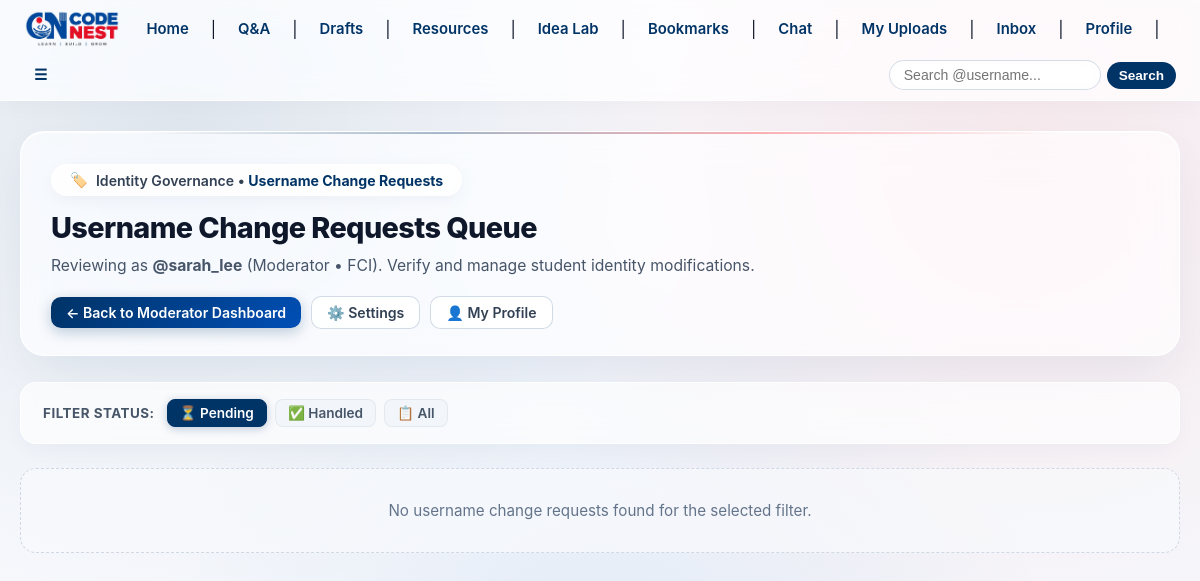
Page /dashboard/username-requests (signed in) on the committed database.
### models.py (models this page shows, shortened)
class User(UserMixin, db.Model):
    __tablename__ = 'users'
    __table_args__ = (
        db.CheckConstraint(f"faculty IN {tuple(FACULTY_CODES)}", name='ck_user_faculty_valid'),
    )
    id = db.Column(db.Integer, primary_key=True)
    username = db.Column(db.String(50), unique=True, nullable=False)
    email = db.Column(db.String(120), unique=True, nullable=False)
    password_hash = db.Column(db.String(256), nullable=False)
    role = db.Column(db.String(30), nullable=False, default='Student')
    faculty = db.Column(db.String(10), nullable=False, default=FACULTY_CODES[0])
    verification_code = db.Column(db.String(6), nullable=True)
    is_verified = db.Column(db.Boolean, default=False)
    is_banned = db.Column(db.Boolean, default=False, nullable=False)
    suspended_until = db.Column(db.DateTime, nullable=True)
    suspension_reason = db.Column(db.String(255), nullable=True)
    verification_code_created_at = db.Column(db.DateTime, nullable=True)
    verification_attempts = db.Column(db.Integer, default=0, nullable=False)
    verification_resend_available_at = db.Column(db.DateTime, nullable=True)
    failed_login_attempts = db.Column(db.Integer, default=0, nullable=False)
    locked_until = db.Column(db.DateTime, nullable=True)
    reset_code = db.Column(db.String(6), nullable=True)
    reset_code_created_at = db.Column(db.DateTime, nullable=True)
    reset_attempts = db.Column(db.Integer, default=0, nullable=False)
    reset_resend_available_at = db.Column(db.DateTime, nullable=True)
    bio = db.Column(db.String(500), nullable=True)
    profile_pic = db.Column(db.String(255), nullable=True)
    contact_email = db.Column(db.String(120), nullable=True)
    github_url = db.Column(db.String(200), nullable=True)
    linkedin_url = db.Column(db.String(200), nullable=True)
    website_url = db.Column(db.String(200), nullable=True)
    require_follow_approval = db.Column(db.Boolean, default=False, nullable=False)
    contact_email_privacy = db.Column(db.String(20), default='private', nullable=False)  # 'all', 'followers', 'private'
    social_links_privacy = db.Column(db.String(20), default='all', nullable=False)      # 'all', 'followers', 'private'
    created_at = db.Column(db.DateTime, default=lambda: datetime.now(timezone.utc))
    def is_moderator(self):
        return bool(self.role and self.role.strip().lower() in ('community moderator', 'moderator'))
    def is_admin(self):
        return bool(self.role and self.role.strip().lower() == 'admin')
    def is_suspended(self):
        return False
    def get_suspension_status(self):
        if self.is_suspended():
            return True, self.suspended_until, self.suspension_reason
        return False, None, None
    @property
    def unread_warnings_count(self):
        return sum(1 for w in self.warnings_received if not w.is_read)
    @property
    def unread_notifications_count(self):
        return Notification.query.filter_by(user_id=self.id, is_read=False).count()
    @property
    def total_unread_chats_count(self):
        return ChatMessage.query.filter_by(recipient_id=self.id, is_read=False).count()

### app.py (the view)
@app.route('/dashboard/username-requests')
@login_required
def username_requests_queue():
    if not (current_user.is_admin() or current_user.is_moderator()):
        flash('Access restricted to Administrators and Community Moderators.', 'danger')
        return redirect(url_for('home'))
    status_filter = request.args.get('status', 'pending').strip()
    selected_faculty = request.args.get('faculty', '').strip()
    query = UsernameChangeRequest.query.join(User, UsernameChangeRequest.user_id == User.id)
    if current_user.is_moderator() and not current_user.is_admin():
        if not selected_faculty:
            selected_faculty = current_user.faculty
        query = query.filter(User.faculty == selected_faculty)
    elif selected_faculty in FACULTY_CODES:
        query = query.filter(User.faculty == selected_faculty)
    if status_filter == 'pending':
        query = query.filter(UsernameChangeRequest.status == 'pending').order_by(UsernameChangeRequest.created_at.desc())
    elif status_filter == 'handled':
        query = query.filter(UsernameChangeRequest.status.in_(['approved', 'rejected'])).order_by(UsernameChangeRequest.reviewed_at.desc())
    elif status_filter in ['approved', 'rejected', 'cancelled']:
        query = query.filter(UsernameChangeRequest.status == status_filter).order_by(UsernameChangeRequest.created_at.desc())
    else:
        status_filter = 'all'
        query = query.order_by(UsernameChangeRequest.created_at.desc())
    username_requests = query.all()
    review_form = ReviewUsernameRequestForm()
    return render_template(
        'username_requests_queue.html',
        username_requests=username_requests,
        status_filter=status_filter,
        selected_faculty=selected_faculty,
        faculties=FACULTIES,
        review_form=review_form
    )

### templates/username_requests_queue.html (shortened to what this page needs)
{% extends "base.html" %}
{% block content %}
<div class="requests-queue-wrap">
    <div class="glass-hero-queue">
        <div>
            <div class="glass-badge">
                <span class="badge-sparkle">🏷️</span>
                <span>Identity Governance &bull; <span class="badge-highlight">Username Change Requests</span></span>
            </div>
        </div>
        <h1 class="queue-title">Username Change Requests Queue</h1>
        <p class="queue-subtitle">
            Reviewing as <strong>@{{ current_user.username }}</strong> ({{ current_user.role }}{% if current_user.is_moderator() %} &bull; {{ current_user.faculty }}{% endif %}). Verify and manage student identity modifications.
        </p>
        <div class="queue-nav-links">
            {% if current_user.is_admin() %}
                <a href="{{ url_for('admin_dashboard') }}" class="quick-link solid">← Back to Admin Dashboard</a>
            {% else %}
                <a href="{{ url_for('moderator_dashboard') }}" class="quick-link solid">← Back to Moderator Dashboard</a>
            {% endif %}
            <a href="{{ url_for('settings') }}" class="quick-link outline">⚙️ Settings</a>
            <a href="{{ url_for('public_profile', username=current_user.username) }}" class="quick-link outline">👤 My Profile</a>
        </div>
    </div>
    <div class="glass-filter-card">
        <div class="filter-group">
            <span class="filter-label">Filter Status:</span>
            <a href="{{ url_for('username_requests_queue', status='pending', faculty=selected_faculty) }}" class="filter-pill {% if status_filter == 'pending' %}active{% endif %}">⏳ Pending</a>
            <a href="{{ url_for('username_requests_queue', status='handled', faculty=selected_faculty) }}" class="filter-pill {% if status_filter == 'handled' %}active{% endif %}">✅ Handled</a>
            <a href="{{ url_for('username_requests_queue', status='all', faculty=selected_faculty) }}" class="filter-pill {% if status_filter == 'all' %}active{% endif %}">📋 All</a>
        </div>
    </div>
    {% if username_requests %}
        <div class="table-container">
            <table class="mod-table">
                <thead>
                    <tr>
                        <th>Request ID</th>
                        <th>Faculty</th>
                        <th>Requester (Current)</th>
                        <th>Desired New Username</th>
                        <th>Student Email (Immutable)</th>
                        <th>Reason</th>
                        <th>Submitted At</th>
                        <th>Status</th>
                        <th>Review Decision / Actions</th>
                    </tr>
                </thead>
                <tbody>
                    {% for r in username_requests %}
                    <tr>
                        <td><span class="id-tag">#{{ r.id }}</span></td>
                        <td><span class="faculty-tag">{{ r.user.faculty }}</span></td>
                        <td>
                            <a href="{{ url_for('public_profile', username=r.current_username) }}" class="username-link">
                                @{{ r.current_username }}
                            </a>
                            {% if r.user.is_moderator() %}
                                <span class="moderator-tag">Moderator</span>
                            {% endif %}
                        </td>
                        <td>
                            <strong style="color: #004FB6; font-size: 0.96rem;">@{{ r.new_username }}</strong>
                        </td>
                        <td>
                            <code style="font-size: 0.82rem; background: rgba(241, 245, 249, 0.8); padding: 2px 6px; border-radius: 4px; border: 1px solid #e2e8f0;">{{ r.user.email }}</code>
                        </td>
                        <td>{{ r.reason or '-' }}</td>
                        <td style="white-space: nowrap; font-size: 0.84rem; color: #64748b;">
                            {{ r.created_at.strftime('%Y-%m-%d %H:%M') }}
                        </td>
                        <td>
                            {% if r.status == 'pending' %}
                                <span class="status-badge pending">⏳ Pending</span>
                            {% elif r.status == 'approved' %}
                                <span class="status-badge approved">✔ Approved</span>
                            {% elif r.status == 'rejected' %}
                                <span class="status-badge rejected">✖ Disapproved</span>
                            {% elif r.status == 'cancelled' %}
                                <span class="status-badge cancelled">Cancelled</span>
                            {% else %}
                                <span class="status-badge cancelled">{{ r.status|upper }}</span>
                            {% endif %}
                        </td>
                        <td>
                            {% if r.status == 'pending' %}
                                {% if r.user.is_moderator() and not current_user.is_admin() %}
                                    <span class="status-badge lock">
                                        🔒 Admin Review Required
                                    </span>
                                {% else %}
                                    <div style="display: flex; gap: 8px; align-items: center; flex-wrap: wrap;">
                                        <form method="POST" action="{{ url_for('approve_username_request', request_id=r.id) }}" style="display: inline; margin: 0;">
                                            <input type="hidden" name="csrf_token" value="{{ csrf_token() }}"/>
                                            <button type="submit" onclick="return confirm('Approve username change for @{{ r.current_username }} to @{{ r.new_username }}?');" class="btn-action-approve">
                                                ✔ Approve
                                            </button>
                                        </form>
                                        <form method="POST" action="{{ url_for('reject_username_request', request_id=r.id) }}" style="display: inline-flex; align-items: center; gap: 6px; margin: 0;">
                                            <input type="hidden" name="csrf_token" value="{{ csrf_token() }}"/>
                                            <input type="text" name="reviewer_note" placeholder="Reason (opt)" class="input-reject-note"/>
                                            <button type="submit" onclick="return confirm('Disapprove username change request for @{{ r.current_username }}?');" class="btn-action-reject">
                                                ✖ Disapprove
                                            </button>
                                        </form>
                                    </div>
                                {% endif %}
                            {% else %}
                                <small style="color: #64748b; font-size: 0.82rem;">
                                    {% if r.reviewer %}
                                        By <strong>@{{ r.reviewer.username }}</strong>
                                    {% endif %}
                                    {% if r.reviewer_note %}
                                        <br><em>"{{ r.reviewer_note }}"</em>
                                    {% endif %}
                                    {% if r.reviewed_at %}
                                        <br>{{ r.reviewed_at.strftime('%Y-%m-%d %H:%M') }}
                                    {% endif %}
                                </small>
                            {% endif %}
                        </td>
                    </tr>
                    {% endfor %}
                </tbody>
            </table>
        </div>
    {% else %}
        <div class="mod-neutral-empty">
            No username change requests found for the selected filter.
        </div>
    {% endif %}
</div>
{% endblock %}

### rows in the picture
User: username "sarah_lee", role "Moderator", faculty "FCI"
